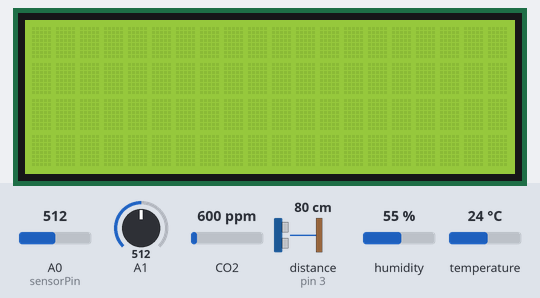
The sketch below on a simulated Arduino Uno, built with avr-gcc and run on an emulated ATmega328P. Shown: 20×4 character LCD. Wiring (inferred from the names in the program): ultrasonic range finder: trigger pin 2; echo pin 3. Inputs (shaded band) come from the test bench; at power-on: CO2 600 ppm, distance to the obstacle (sensor on pin 3) 80 cm, humidity 55 %, A1 = 512, temperature 24 °C, A0 (sensorPin) = 512. The echo pulse lasts 58.3 µs per cm; what the sketch prints to the serial monitor is not drawn.

Above: at 1.2 s.
1.3 s: CO2 set to 452 ppm
At 9.7 s:
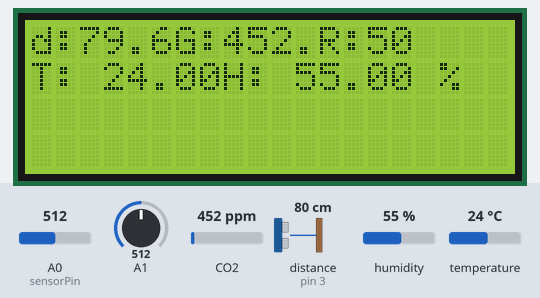
10.0 s: distance to the obstacle (sensor on pin 3) set to 2 cm
At 13.2 s:
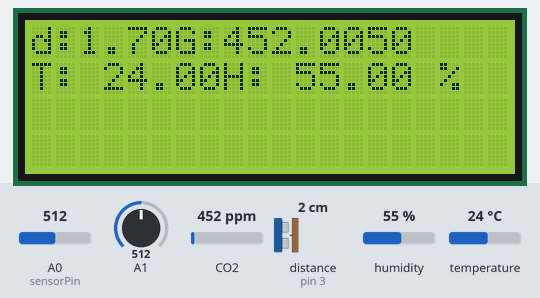
15.3 s: humidity set to 22 %
At 18.3 s:
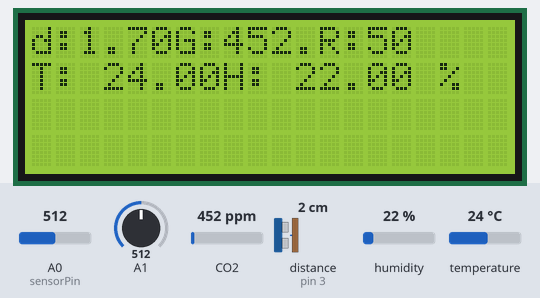
23.4 s: A1 set to 716
At 28.1 s:
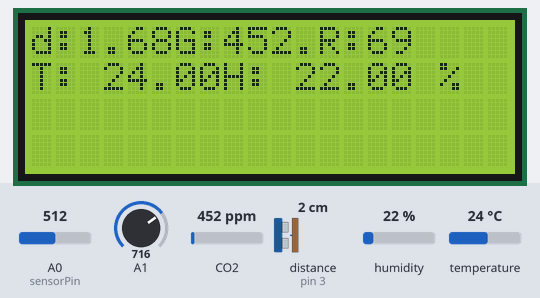
32.5 s: temperature set to 12 °C
At 36.3 s:
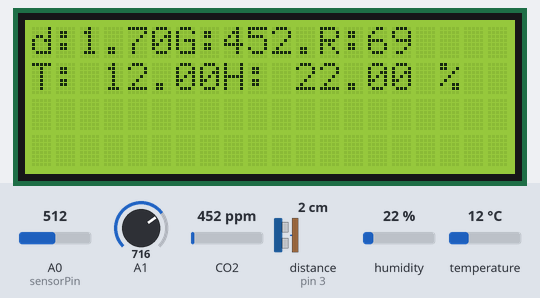
41.3 s: CO2 set to 1050 ppm
At 49.7 s:
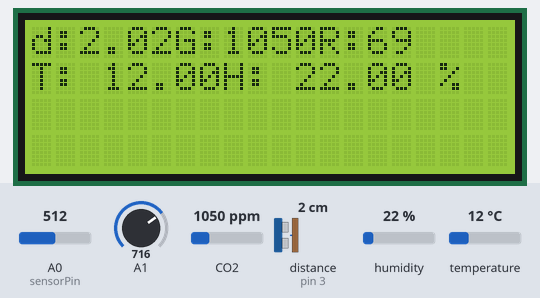
Timing chart, 0 to 51.2 s (numbered marks = the images above; inputs shaded):
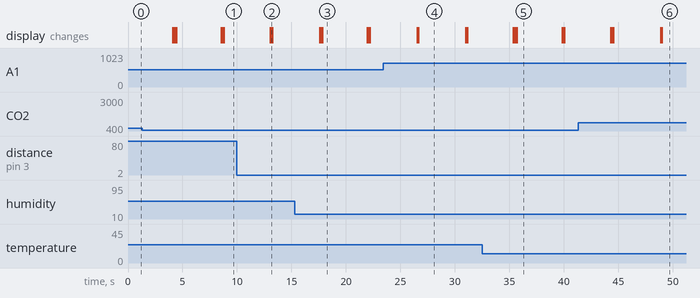

The sketch:

Proye.ino
```cpp
#include <dht.h>

#define RLOAD 22.0
#define RZERO 879.13
#include "MQ135.h"
dht DHT;
#define dht_temp A3
#include <LiquidCrystal_I2C.h>

LiquidCrystal_I2C lcd(0x27,20,4);

long tiempo;
int disparo = 2;
int echo = 3;
float distancia;
MQ135 gasSensor = MQ135(A0);
int val;
int sensorPin = A0;
int sensorValue = 0;


void setup() {
        lcd.init();
    lcd.backlight();
   lcd.setCursor(10, 0);
  Serial.begin(9600);
    pinMode(disparo, OUTPUT);
  pinMode(echo, INPUT);
  digitalWrite(disparo, LOW);
  pinMode(sensorPin, INPUT);
}

void loop() {
  val = analogRead(A0);
  float ppm = gasSensor.getPPM();
  Serial.print ("ppm: ");
  Serial.println (ppm);
  delay(1000);
  digitalWrite(disparo, HIGH); //Se envia el pulso de activacion del sensor
  delayMicroseconds(10);
  digitalWrite(disparo, LOW);
  tiempo = pulseIn(echo, HIGH); // Obtengo el tiempo del sensor
  distancia = 0.0343*tiempo/2; //Calculo la distancia
  Serial.print(distancia);
  Serial.println("cm");//Muestro la distancia en el monitor serie
  delay(1000);

  //TEMPERATURA//
   DHT.read11(dht_temp);
  Serial.print("Temperatura = ");
  Serial.print(DHT.temperature);
  Serial.println(" C");
  //HUMEDAD RELATIVA//
  Serial.print("Humedad = ");
  Serial.print(DHT.humidity);
  Serial.println(" %");
  delay(1000);
 sensorValue = map(analogRead(A1), 0, 1023, 0, 100);
  Serial.print("Umbral de Ruido :");
  Serial.print(sensorValue);
   Serial.println(" %");
     delay(1000);
  lcd.setCursor(0,0);
   lcd.print("d:");
      lcd.print(distancia);
        delay(100);
        lcd.setCursor(6,0);

   lcd.print("G:");
      lcd.print(ppm);
  delay(100);
      lcd.setCursor(12,0);

   lcd.print("R:");
      lcd.print(sensorValue);
       delay(100);
         lcd.setCursor(0,1);

   lcd.print("T: ");
      lcd.print(DHT.temperature);
      lcd.setCursor(8,1);
      lcd.print("H: ");
      lcd.print(DHT.humidity);
      lcd.print(" %");
        delay(100);
}
```

Measured:
- what the display in image 3 shows lasts 4.2 s, from 17.8 s to 22.0 s
- what the display in image 4 shows lasts 4.3 s, from 26.7 s to 31.0 s
